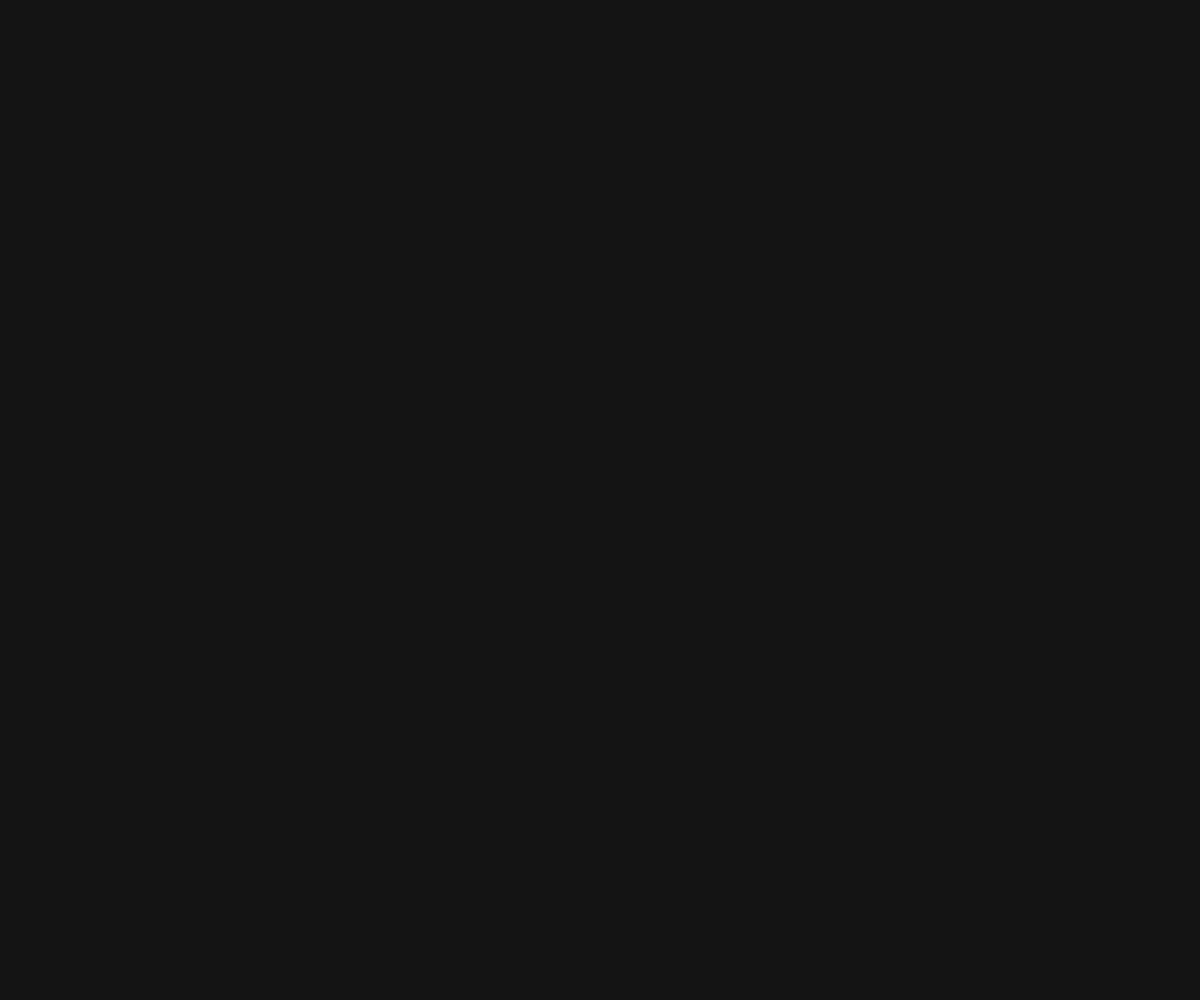
Frame 1 (no input)
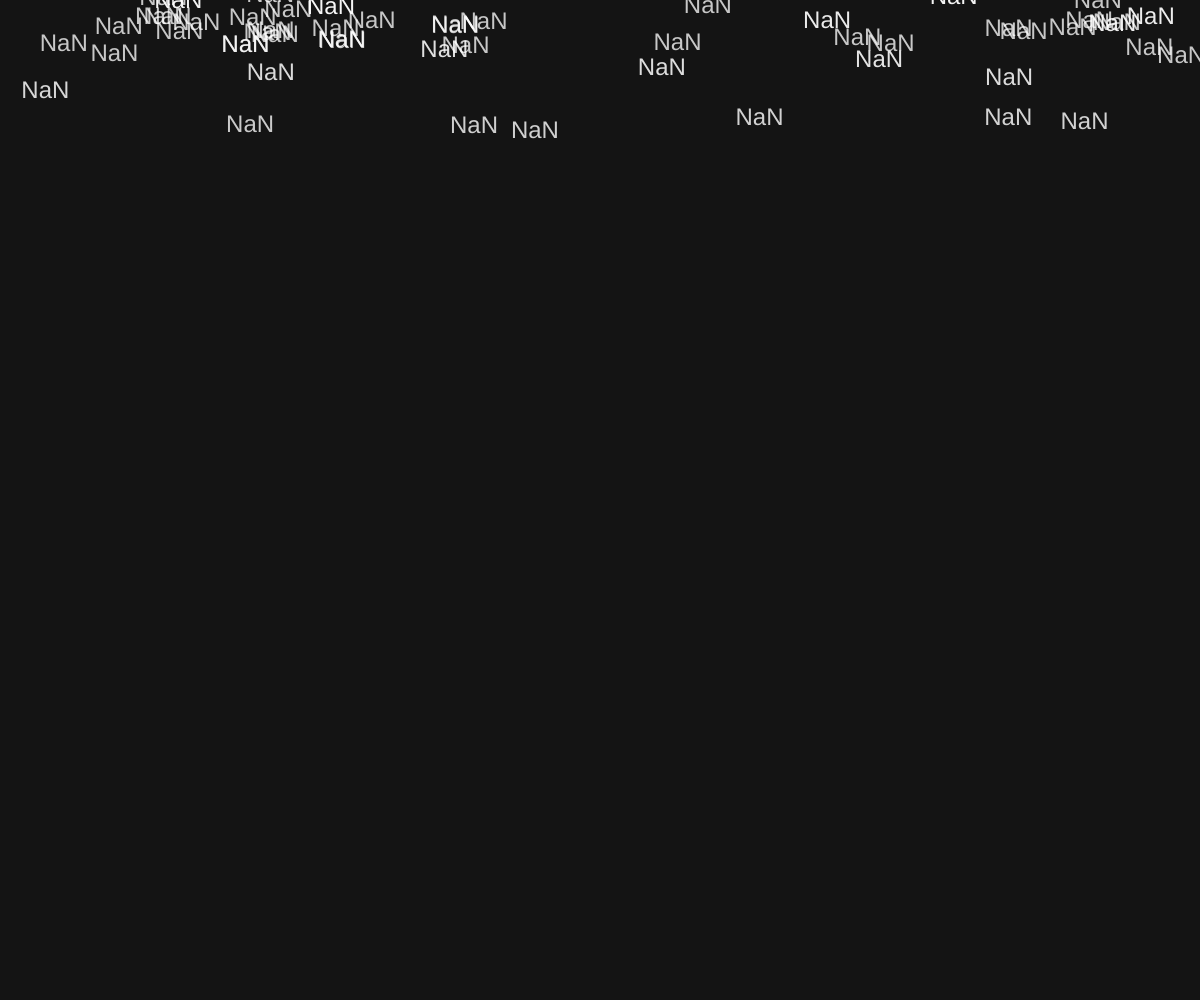
Frame 60 (no input)
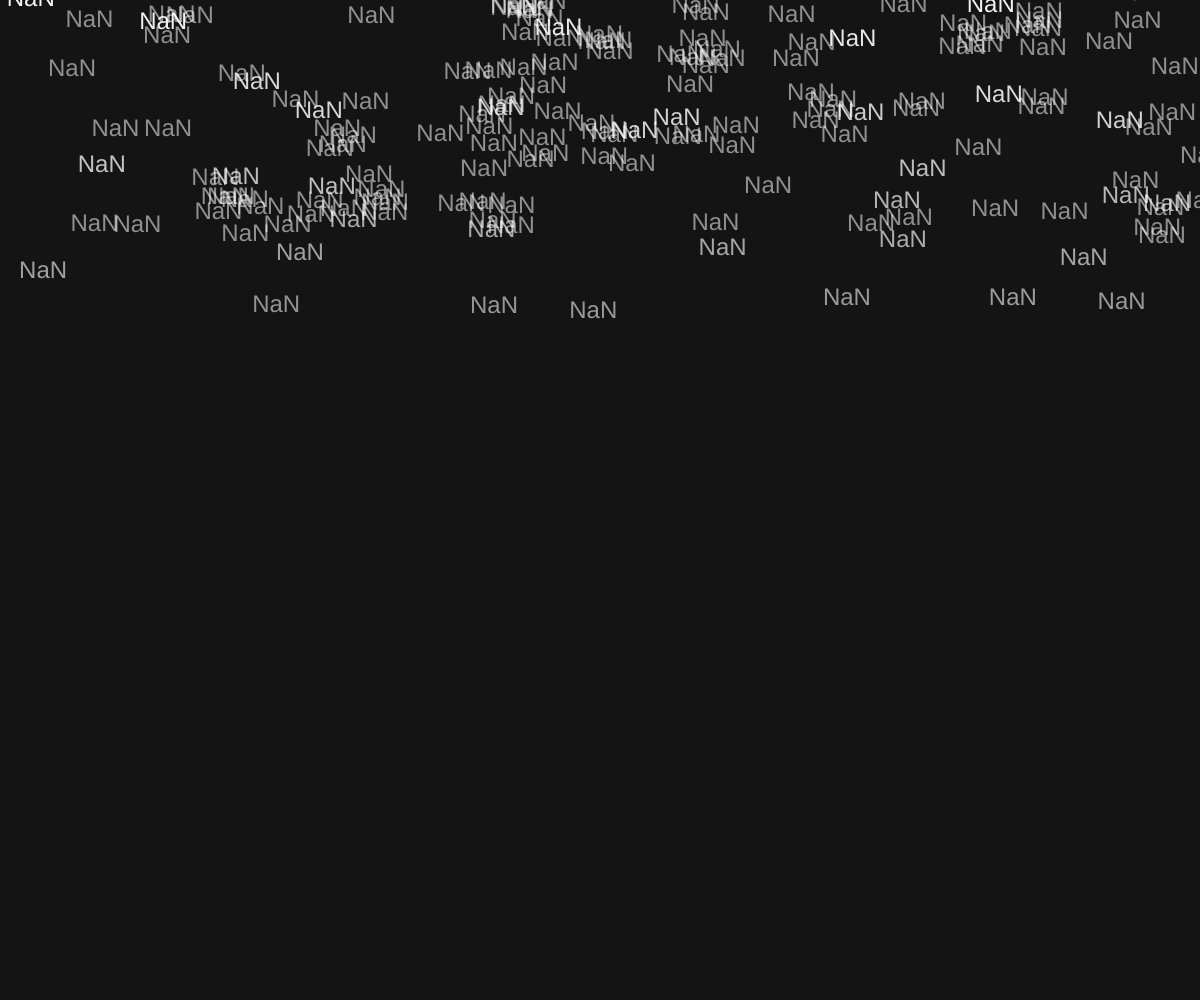
Frame 120 (the mouse pressed at the canvas centre since frame 60)

The p5.js sketch that drew these frames (run headless with seeded random() and noise() and a simulated clock; from frame 60 on, the mouse is pressed at the canvas centre):

// p5.js sketch
// ── sketch.js
let letters = [];
let words = ['hello', 'world', 'p5', 'js', 'code', 'flow', 'light', 'fall'];
let wordPositions = [];
let fontSize = 24;
let gravity = 0.1;
let wind = 0.01;
let cohesion = 0.02;
let separation = 0.5;
let maxSpeed = 3;
let mouseForce = 0;

function setup() {
  createCanvas(windowWidth, windowHeight);
  textSize(fontSize);
  
  // Initialize word positions
  for (let i = 0; i < words.length; i++) {
    wordPositions.push({
      x: random(width),
      y: random(-500, -100),
      word: words[i],
      size: random(30, 60)
    });
  }
  
  // Create initial letters
  for (let i = 0; i < 200; i++) {
    letters.push({
      x: random(width),
      y: random(-500, -100),
      char: random('abcdefghijklmnopqrstuvwxyz'),
      vx: random(-1, 1),
      vy: random(0.5, 2),
      life: 255,
      wordIndex: -1
    });
  }
}

function draw() {
  background(20);
  
  // Update mouse force
  if (mouseForce > 0) {
    mouseForce -= 0.02;
  }
  
  // Update and display letters
  for (let i = letters.length - 1; i >= 0; i--) {
    let letter = letters[i];
    
    // Apply forces
    letter.vy += gravity;
    letter.vx += wind;
    
    // Mouse interaction
    if (mouseForce > 0) {
      let d = dist(letter.x, letter.y, mouseX, mouseY);
      if (d < 100) {
        let force = createVector(mouseX - letter.x, mouseY - letter.y);
        force.normalize();
        force.mult(mouseForce * 0.5);
        letter.vx += force.x;
        letter.vy += force.y;
      }
    }
    
    // Limit speed
    letter.vx = constrain(letter.vx, -maxSpeed, maxSpeed);
    letter.vy = constrain(letter.vy, 0, maxSpeed);
    
    // Update position
    letter.x += letter.vx;
    letter.y += letter.vy;
    
    // Apply cohesion and separation
    for (let j = 0; j < letters.length; j++) {
      if (i !== j) {
        let other = letters[j];
        let d = dist(letter.x, letter.y, other.x, other.y);
        
        if (d < 50) {
          // Cohesion
          let desired = createVector(other.x - letter.x, other.y - letter.y);
          desired.normalize();
          desired.mult(cohesion);
          letter.vx += desired.x;
          letter.vy += desired.y;
          
          // Separation
          if (d < 20) {
            let diff = createVector(letter.x - other.x, letter.y - other.y);
            diff.normalize();
            diff.div(d); // Weight by distance
            letter.vx += diff.x * separation;
            letter.vy += diff.y * separation;
          }
        }
      }
    }
    
    // Apply word attraction
    if (letter.wordIndex === -1) {
      for (let j = 0; j < wordPositions.length; j++) {
        let wp = wordPositions[j];
        let d = dist(letter.x, letter.y, wp.x, wp.y);
        if (d < 100) {
          let desired = createVector(wp.x - letter.x, wp.y - letter.y);
          desired.normalize();
          desired.mult(0.05);
          letter.vx += desired.x;
          letter.vy += desired.y;
          
          // If close enough to word, assign it
          if (d < 30) {
            letter.wordIndex = j;
            break;
          }
        }
      }
    }
    
    // Update life
    letter.life -= 1;
    
    // Remove dead letters
    if (letter.life <= 0 || letter.y > height + 50) {
      letters.splice(i, 1);
      continue;
    }
    
    // Draw letter
    fill(255, letter.life);
    noStroke();
    text(letter.char, letter.x, letter.y);
  }
  
  // Occasionally add new letters
  if (random() < 0.3) {
    letters.push({
      x: random(width),
      y: -10,
      char: random('abcdefghijklmnopqrstuvwxyz'),
      vx: random(-1, 1),
      vy: random(0.5, 2),
      life: 255,
      wordIndex: -1
    });
  }
  
  // Draw words at their positions
  for (let i = 0; i < wordPositions.length; i++) {
    let wp = wordPositions[i];
    
    // Only draw if it's time to show this word
    if (frameCount > 300 + i * 150) {
      fill(255, 100);
      noStroke();
      textSize(wp.size);
      text(wp.word, wp.x, wp.y);
      
      // Animate the word appearance
      wp.y += 0.5;
    }
  }
}

function mousePressed() {
  mouseForce = 1.0;
}

function windowResized() {
  resizeCanvas(windowWidth, windowHeight);
}
